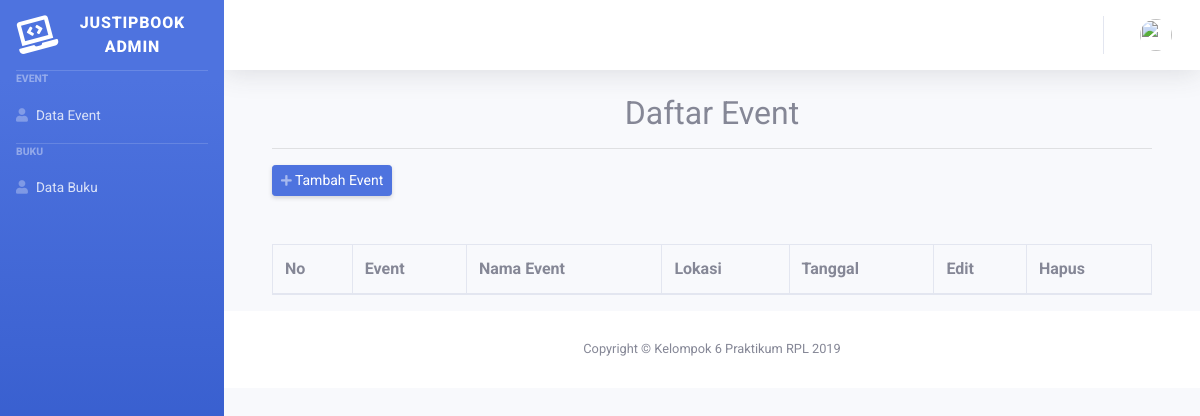
/index.php/admin, run on an earlier commit of the app's database.
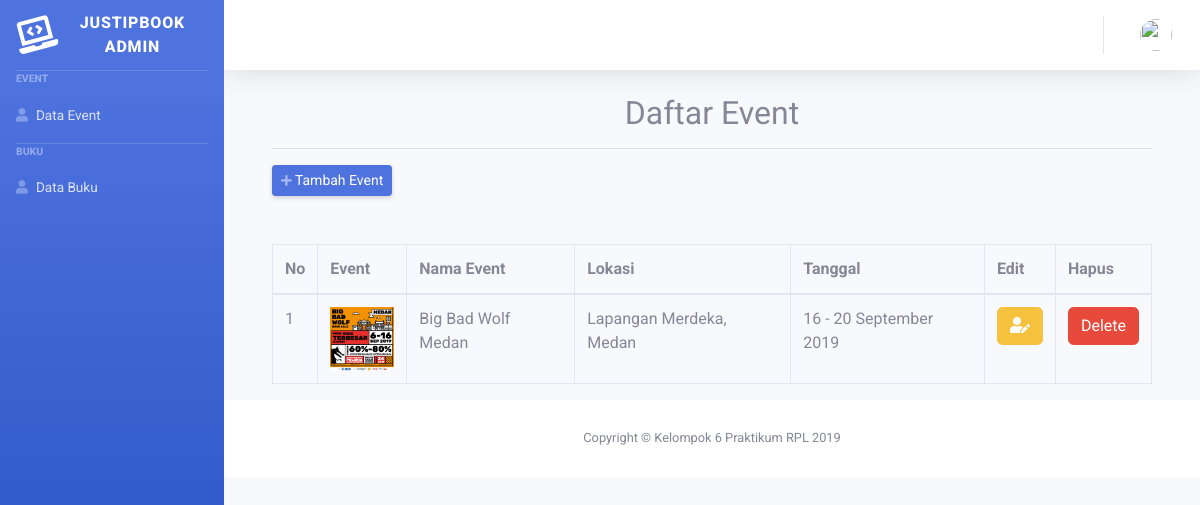
And on a later commit of the database.
### tables this page shows
CREATE TABLE `event` (
  `id_event` int(11) NOT NULL,
  `nama` varchar(255) NOT NULL,
  `tanggal` varchar(255) NOT NULL,
  `deskripsi` longtext NOT NULL,
  `lokasi` varchar(255) NOT NULL,
  `image` varchar(255) NOT NULL
);

### application/controllers/Admin.php (called while the page is built, shortened)
<?php
class Admin extends CI_Controller
{
    public function __construct()
    {
        $this->load->library('form_validation');
        $this->load->helper(array('form', 'url'));
        $this->load->model('ModelBuku');
        $this->load->model('ModelEvents');
    }
    public function index()
    {
        $data['title'] = "Daftar Event";
        $data['user'] = $this->db->get_where('user', ['username' => $this->session->userdata('username')])->row_array();
        $data['event'] = $this->db->get('event')->result_array();
        $this->load->view('templates/admin/auth_header', $data);
        $this->load->view('templates/admin/sidebar');
        $this->load->view('admin/event');
        $this->load->view('templates/admin/auth_footer');
    }
}

### index.php (called while the page is built, shortened)
<?php
require_once BASEPATH.'core/CodeIgniter.php';

### application/views/admin/event.php (the view, shortened to what this page needs)
        <div class="container-fluid">
            <div class="container">
                <div class="box">
                    <center>
                        <h2>Daftar Event</h2>
                    </center>
                    <hr>
                    <div class="row">
                        <div class="col-md-6">
                            <a href="<?= base_url('admin/addevent') ?>" class="d-none d-sm-inline-block btn btn-sm btn-primary shadow-sm"><i class="fas fa-plus fa-sm text-white-50"></i> Tambah Event</a>
                        </div>
                    </div>
                    <br><br>
                    <table class="table table-bordered" id="table">
                        <thead>
                            <tr>
                                <th>No</th>
                                <th>Event</th>
                                <th>Nama Event</th>
                                <th>Lokasi</th>
                                <th>Tanggal</th>
                                <th>Edit</th>
                                <th>Hapus</th>
                            </tr>
                        </thead>
                        <tbody>
                            <?php $no = 1;
                            foreach ($event as $d) { ?>
                                <tr>
                                    <form action="">
                                        <td>
                                            <?= $no++ ?>
                                        </td>
                                        <td>
                                            <img src="<?= base_url($d['image']) ?>" alt="event" width="64" />
                                        </td>
                                        <td>
                                            <?php echo $d['nama'] ?>
                                        </td>
                                        <td>
                                            <?= $d['lokasi'] ?>
                                        </td>
                                        <td>
                                            <?php echo $d['tanggal'] ?>
                                        </td>
                                        <td>
                                            <a href="<?= base_url("admin/detailevent/") . $d['id_event']; ?>">
                                                <button type="button" class="btn btn-warning" data-toggle="modal" data-target="#edit"><i class="fas fa-user-edit"></i></button>
                                            </a>
                                        </td>
                                        <td><a href="<?php echo site_url("admin/hapusevent/" . $d['id_event']); ?>" class="btn btn-danger" onclick="return confirm('Delete content?');">Delete</a></td>
                                    </form>
                                </tr>
                            <?php } ?>
                        </tbody>
                    </table>
                </div>
            </div>
        </div>
        <footer class="sticky-footer bg-white">
            <div class="container my-auto">
                <div class="copyright text-center my-auto">
                    <span>Copyright &copy; Kelompok 6 Praktikum RPL 2019</span>
                </div>
            </div>
        </footer>
    </div>
</div>

What changed in the data, as far as the page shows it:
added event: image (picture), nama "Big Bad Wolf Medan", lokasi "Lapangan Merdeka, Medan", tanggal "16 - 20 September 2019"
